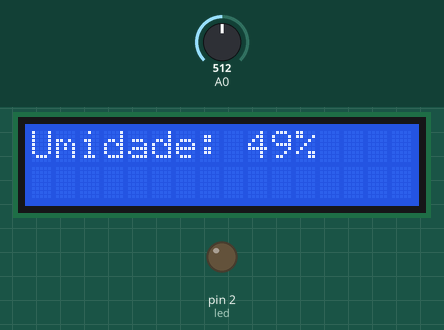
Simulated run of this sketch. Board: Arduino Uno, built with avr-gcc and run on an emulated ATmega328P. Parts: 16×2 character LCD, output pins drawn as LEDs (lit = HIGH). Inputs (shaded band) come from the test bench; at power-on: A0 = 512.

Above: at 1.2 s.
1.3 s: A0 set to 802
At 3.3 s:
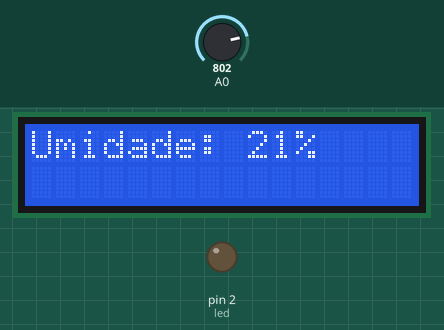
3.6 s: A0 set to 827
At 4.9 s:
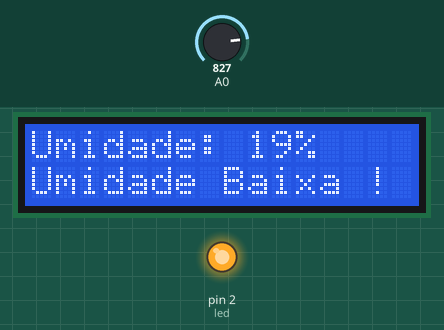
7.7 s: A0 set to 900
At 9.0 s:
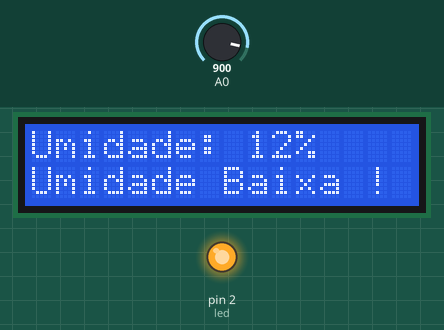
Timing chart, 0 to 10.7 s (numbered marks = the images above; inputs shaded):
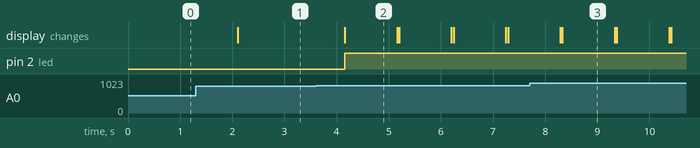

Measured:
- the behaviour switches between 808 and 809 on A0 (found by bisection; images 1 and 2)
- after the input at 1.3 s, the display: changes after 0.80 s (image 1)
- after the input at 3.6 s, pin 2 (led): LOW → HIGH after 0.56 s; the display: changes after 0.56 s (image 2)
- after the input at 7.7 s, the display: first differs from a run without the input after 0.63 s (image 3)
- what the display in image 2 shows lasts 1.0 s, from 4.2 s to 5.2 s

The sketch:

Sensor_de_Umidade_de_solo.ino
```cpp
// Incluindo bibliotecas

#include <Wire.h>
#include <LiquidCrystal_I2C.h>

LiquidCrystal_I2C lcd(0x27,2,1,0,4,5,6,7,3, POSITIVE);


int umidade;
int led = 2;

void setup()
{

 lcd.begin (16,2); // Dimensão da tela
 lcd.setBacklight(HIGH); //Liga a luz de fundo

 pinMode(led, OUTPUT); // definindo led com saída
}
void loop()
{

 umidade = analogRead(A0);
 int Porcento = map(umidade, 1023, 0, 0, 100);

// mostra a porcentagem de umidade na tela

 lcd.setCursor(0,0);
 lcd.print("Umidade:");
 lcd.setCursor(9,0);
 lcd.print(Porcento);
 lcd.setCursor(11,0);
 lcd.print("%");

 // se a porcentagem for menor ou igual a 20

 if(Porcento <=20){  // você pode alterar esse valor se achar necessário

 // uma mensagem de aviso surge na tela e o LED é ligado

 lcd.setCursor(0,1);
 lcd.print("Umidade Baixa !");
 lcd.setCursor(0,0);
 lcd.print("Umidade:");

 lcd.setCursor(9,0);
 lcd.print(Porcento);

 lcd.setCursor(11,0);
 lcd.print("%");
 digitalWrite(led, HIGH);
 delay(1000);
 lcd.clear();

 }else{

 digitalWrite(led, LOW);

 delay(1000);
 }}
```
